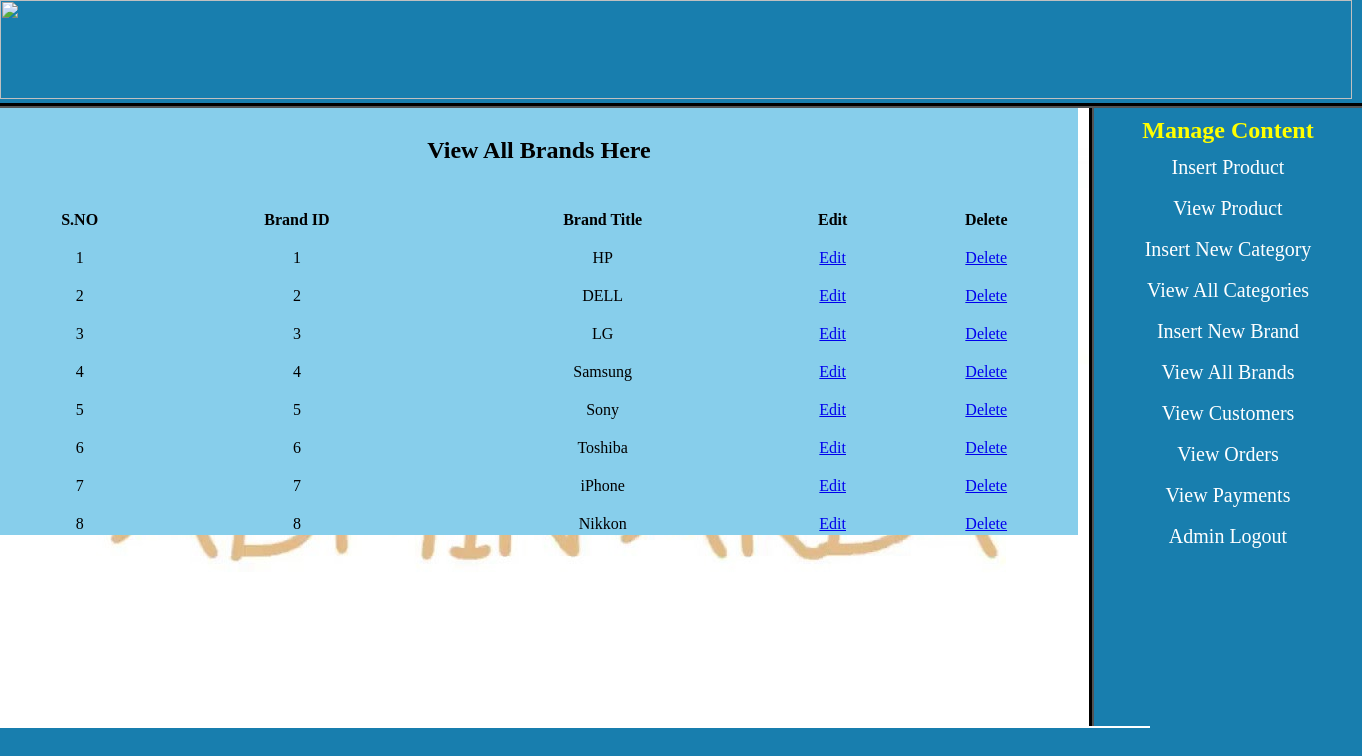
Page /admin_area/index.php?view_brands (signed in) on the committed database.
### tables this page shows
CREATE TABLE `brands` (
  `brand_id` int(100) NOT NULL,
  `brand_title` text NOT NULL
);

### admin_area/view_brands.php (the view)
<?php
if(!isset($_SESSION['user_email']))
{
echo "<script> window.open('login.php?not_admin=You are not a admin !','_self') </script>";
}
else
{
?>
   <table width="1078"  align="center"  bgcolor="skyblue">
<tr align="center">
	<td colspan="6"> <h2><br>View All Brands Here<br><br></h2></td>
</tr>
<tr align="center" bgcolor="skyblue">
	    <th><br>S.NO</th>
	    <th><br>Brand ID</th>
	    <th><br>Brand Title</th>
	       <th><br>Edit</th>
	        <th><br>Delete</th>
</tr>
  <?php
include("includes/db.php");
$get_brand="select * from brands";
$run_brand=mysqli_query($con,$get_brand);
$i=0;
while($row_brand=mysqli_fetch_array($run_brand))
{
  $brand_id=$row_brand['brand_id'];
  $brand_title=$row_brand['brand_title'];
  $i++;
?>
<tr align="center">
    <td><br><?php echo $i;  ?></td>
    <td><br><?php echo $brand_id;  ?></td>
	<td><br><?php echo $brand_title;  ?></td>
	<td><br><a href="index.php?edit_brand=<?php echo $brand_id; ?>">Edit</a></td>
	<td><br><a href="delete_brand.php?delete_brand=<?php echo $brand_id; ?> ">Delete</a></td>
</tr>
<?php } ?>
   </table>
<?php  } ?>

### admin_area/styles/style.css (style rules this page uses)
html, body, div, span, applet, object, iframe, h1, h2, h3, h4, h5, h6, p, blockquote, pre, a, abbr, acronym, address, big, cite, code, del, dfn, em, img, ins, kbd, q, s, samp, small, strike, strong, sub, sup, tt, var, b, u, i, center, dl, dt, dd, ol, ul, li, fieldset, form, label, legend, table, caption, tbody, tfoot, thead, tr, th, td, article, aside, canvas, details, embed, figure, figcaption, footer, header, hgroup, menu, nav, output, ruby, section, summary, time, mark, audio, video { margin: 0; padding: 0; border: 0; vertical-align: baseline; }
body { background:#187eae; }

### rows in the picture
brands: brand_id "1", brand_title "HP"
brands: brand_id "2", brand_title "DELL"
brands: brand_id "3", brand_title "LG"
brands: brand_id "4", brand_title "Samsung"
brands: brand_id "5", brand_title "Sony"
brands: brand_id "6", brand_title "Toshiba"
brands: brand_id "7", brand_title "iPhone"
brands: brand_id "8", brand_title "Nikkon"
